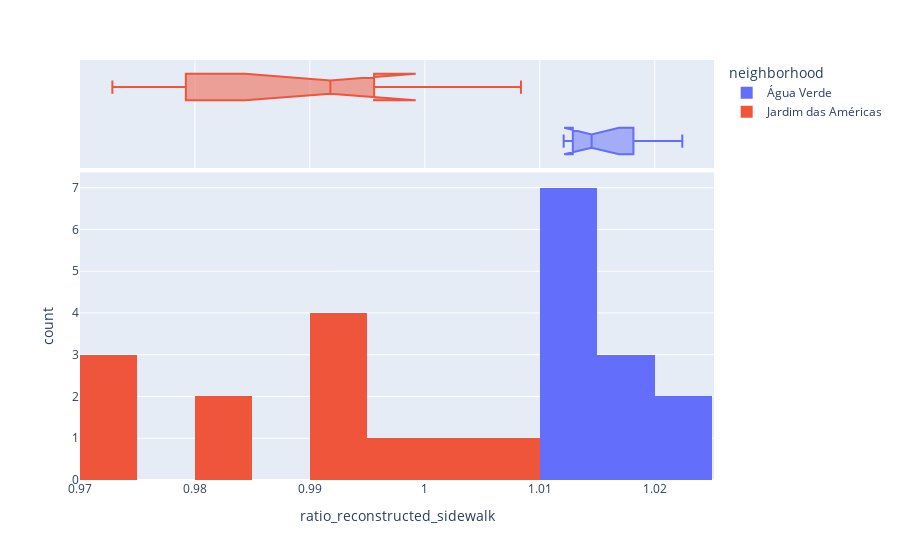

The cell this chart's notebook holds for it:
### Code cell
px.histogram(gdf, 
            x='ratio_reconstructed_sidewalk', 
            #  y="tip", 
            color="neighborhood",
                marginal="box", # or violin, rug
                #    hover_data=df.columns
                # range_x=(0,30),
                width = 900,
                nbins=10,
                )

### Figure 1 — Plotly figure (JSON) as saved in the notebook; plotly's stock layout.template omitted (floating-point values rounded to 4 significant figures)
{"data": [{"alignmentgroup": "True", "bingroup": "x", "hovertemplate": "neighborhood=Água Verde<br>ratio_reconstructed_sidewalk=%{x}<br>count=%{y}<extra></extra>", "legendgroup": "Água Verde", "marker": {"color": "#636efa", "pattern": {"shape": ""}}, "name": "Água Verde", "nbinsx": 10, "offsetgroup": "Água Verde", "orientation": "v", "showlegend": true, "type": "histogram", "x": [1.02, 1.016, 1.013, 1.015, 1.014, 1.016, 1.013, 1.021, 1.022, 1.013, 1.013, 1.012], "xaxis": "x", "yaxis": "y"}, {"alignmentgroup": "True", "hovertemplate": "neighborhood=Água Verde<br>ratio_reconstructed_sidewalk=%{x}<extra></extra>", "legendgroup": "Água Verde", "marker": {"color": "#636efa"}, "name": "Água Verde", "notched": true, "offsetgroup": "Água Verde", "showlegend": false, "type": "box", "x": [1.02, 1.016, 1.013, 1.015, 1.014, 1.016, 1.013, 1.021, 1.022, 1.013, 1.013, 1.012], "xaxis": "x2", "yaxis": "y2"}, {"alignmentgroup": "True", "bingroup": "x", "hovertemplate": "neighborhood=Jardim das Américas<br>ratio_reconstructed_sidewalk=%{x}<br>count=%{y}<extra></extra>", "legendgroup": "Jardim das Américas", "marker": {"color": "#EF553B", "pattern": {"shape": ""}}, "name": "Jardim das Américas", "nbinsx": 10, "offsetgroup": "Jardim das Américas", "orientation": "v", "showlegend": true, "type": "histogram", "x": [0.9741, 0.9841, 0.9744, 0.9728, 0.9922, 0.9923, 0.9966, 0.984, 1.001, 1.008, 0.9946, 0.9913], "xaxis": "x", "yaxis": "y"}, {"alignmentgroup": "True", "hovertemplate": "neighborhood=Jardim das Américas<br>ratio_reconstructed_sidewalk=%{x}<extra></extra>", "legendgroup": "Jardim das Américas", "marker": {"color": "#EF553B"}, "name": "Jardim das Américas", "notched": true, "offsetgroup": "Jardim das Américas", "showlegend": false, "type": "box", "x": [0.9741, 0.9841, 0.9744, 0.9728, 0.9922, 0.9923, 0.9966, 0.984, 1.001, 1.008, 0.9946, 0.9913], "xaxis": "x2", "yaxis": "y2"}], "layout": {"barmode": "relative", "legend": {"title": {"text": "neighborhood"}, "tracegroupgap": 0}, "margin": {"t": 60}, "width": 900, "xaxis": {"anchor": "y", "domain": [0, 1], "title": {"text": "ratio_reconstructed_sidewalk"}}, "xaxis2": {"anchor": "y2", "domain": [0, 1], "matches": "x", "showgrid": true, "showticklabels": false}, "yaxis": {"anchor": "x", "domain": [0, 0.7326], "title": {"text": "count"}}, "yaxis2": {"anchor": "x2", "domain": [0.7426, 1], "matches": "y2", "showgrid": false, "showline": false, "showticklabels": false, "ticks": ""}}}
